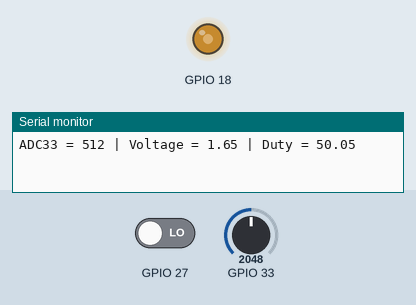
A sketch run on a simulated ESP32. Shown: output pins drawn as LEDs (lit = HIGH), the last lines printed to the serial monitor. Inputs (shaded band) come from the test bench; at power-on: GPIO 33 = 2048, GPIO 27 LOW (analog values on the 0–4095 scale).

Above: at 1.2 s.
1.3 s: GPIO 33 set to 2866
At 4.0 s:
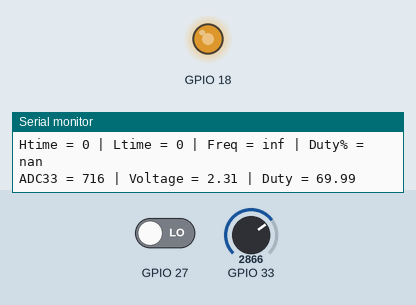
4.9 s: GPIO 33 set to 3603
At 8.0 s:
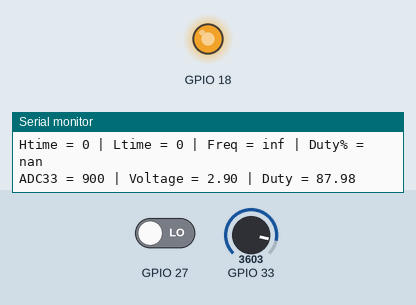
8.3 s: GPIO 33 set to 491
At 11.1 s:
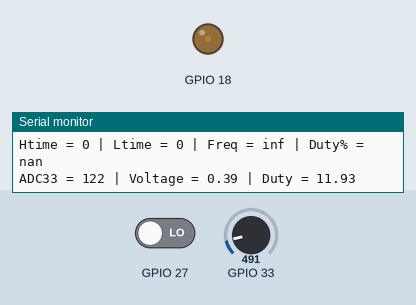
11.7 s: GPIO 33 set to 0
At 14.1 s:
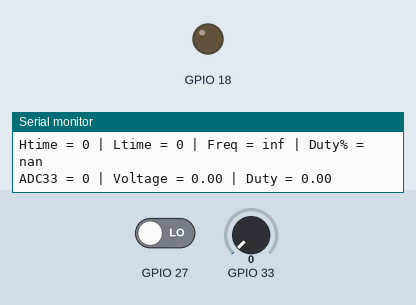
Timing chart, 0 to 15.6 s (numbered marks = the images above; inputs shaded):
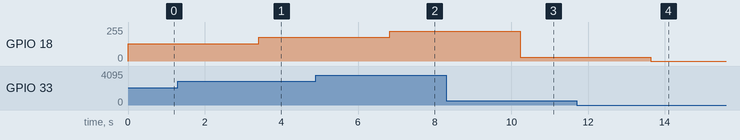

Measured:
- after the input at 1.3 s, GPIO 18: 128/255 → 178/255 after 2.1 s
- after the input at 4.9 s, GPIO 18: 178/255 → 224/255 after 1.9 s
- after the input at 8.3 s, GPIO 18: 224/255 → 30/255 after 1.9 s
- after the input at 11.7 s, GPIO 18: 30/255 → 0/255 after 1.9 s

The sketch:

3.ino
```cpp
unsigned long Htime, Ltime, Ttime;

void setup() {
  Serial.begin(115200);
  analogReadResolution(10);
  ledcAttachChannel(18,5000,10,1);
  pinMode(27, INPUT);

}

void loop() {
  int adcVal33 = analogRead(33);
  float volt33 = (adcVal33/1023.0)*3.3;
  float duty33 = (adcVal33/1023.0) * 100.0;
  Serial.println("ADC33 = "+String(adcVal33)+" | Voltage = "+String(volt33)+" | Duty = "+String(duty33));
  ledcWriteChannel(1,adcVal33);

  Htime = pulseIn(27,HIGH,3000000L);
  delay(10);
  Ltime = pulseIn(27,LOW,300000L);

  Ttime = Htime+Ltime;
  float frq = 1000000.0/Ttime;
  float duty = ((float)Htime/Ttime)*100.0;

  Serial.println("Htime = "+String(Htime)+" | Ltime = "+String(Ltime)+" | Freq = "+String(frq)+" | Duty% = "+String(duty));

  delay(100);

}
```
